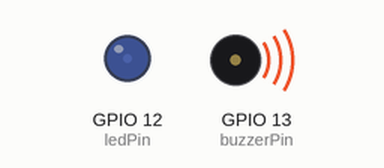
Simulated run of this sketch. Board: ESP32. Shown: output pins drawn as LEDs (lit = HIGH), buzzer (waves = sounding).

Above: at 0.07 s.
At 2.72 s:
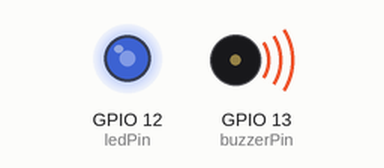
At 5.47 s:
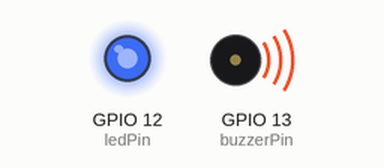
At 10.8 s:
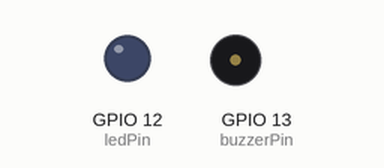
Timing chart, 0 to 12.3 s (numbered marks = the images above):
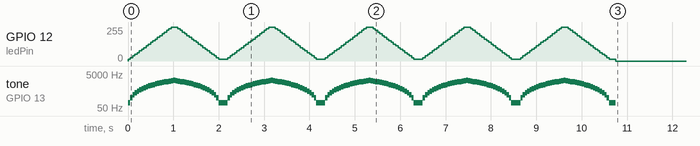

The sketch:

sketch.ino
```cpp
const int buzzerPin = 13; // Pino do buzzer
const int ledPin = 12;    // Pino do LED
int stop = 0;             // Variável de controle do loop

void setup() {
  pinMode(buzzerPin, OUTPUT); // Configura o pino do buzzer como saída
  pinMode(ledPin, OUTPUT);    // Configura o pino do LED como saída
}

void loop() {
  if (stop < 5) { // condiciona o início da variação frequencia ao valor da variavel stop
    int frequency = 100;      // define frequência inicial

    // Toca um som gradualmente crescente usando um loop for:
    for (; frequency <= 2000; frequency += 100) { // frequency já declarado no ínicio
      tone(buzzerPin, frequency); // Emite um tom com a frequência atual
      analogWrite(ledPin, (frequency/7.85)); // piscar o led baseado na frequencia do som
      delay(50); // Pequeno atraso para observar a mudança gradual
    }

    // Toca um som gradualmente decrescente usando um loop while:
    while (frequency >= 100) {
      tone(buzzerPin, frequency);
      analogWrite(ledPin, (frequency/7.85));
      delay(50);
      frequency -= 100; // Reduz a frequência gradualmente
    }

    stop++; // Incrementa a variável de controle

    // Aguarda um breve momento antes de reiniciar o loop
    delay(100);
  } else {
    noTone(buzzerPin); // Para de emitir o som
    analogWrite(ledPin, 0); // Desliga o led
  }
}
```

Measured:
- by itself, tone on GPIO 13 (buzzerPin): plays 100 Hz for 0.05 s, 200 Hz for 0.05 s, 300 Hz for 0.05 s, 400 Hz for 0.05 s, 500 Hz for 0.05 s, 600 Hz for 0.05 s … (201 notes in this stretch)
